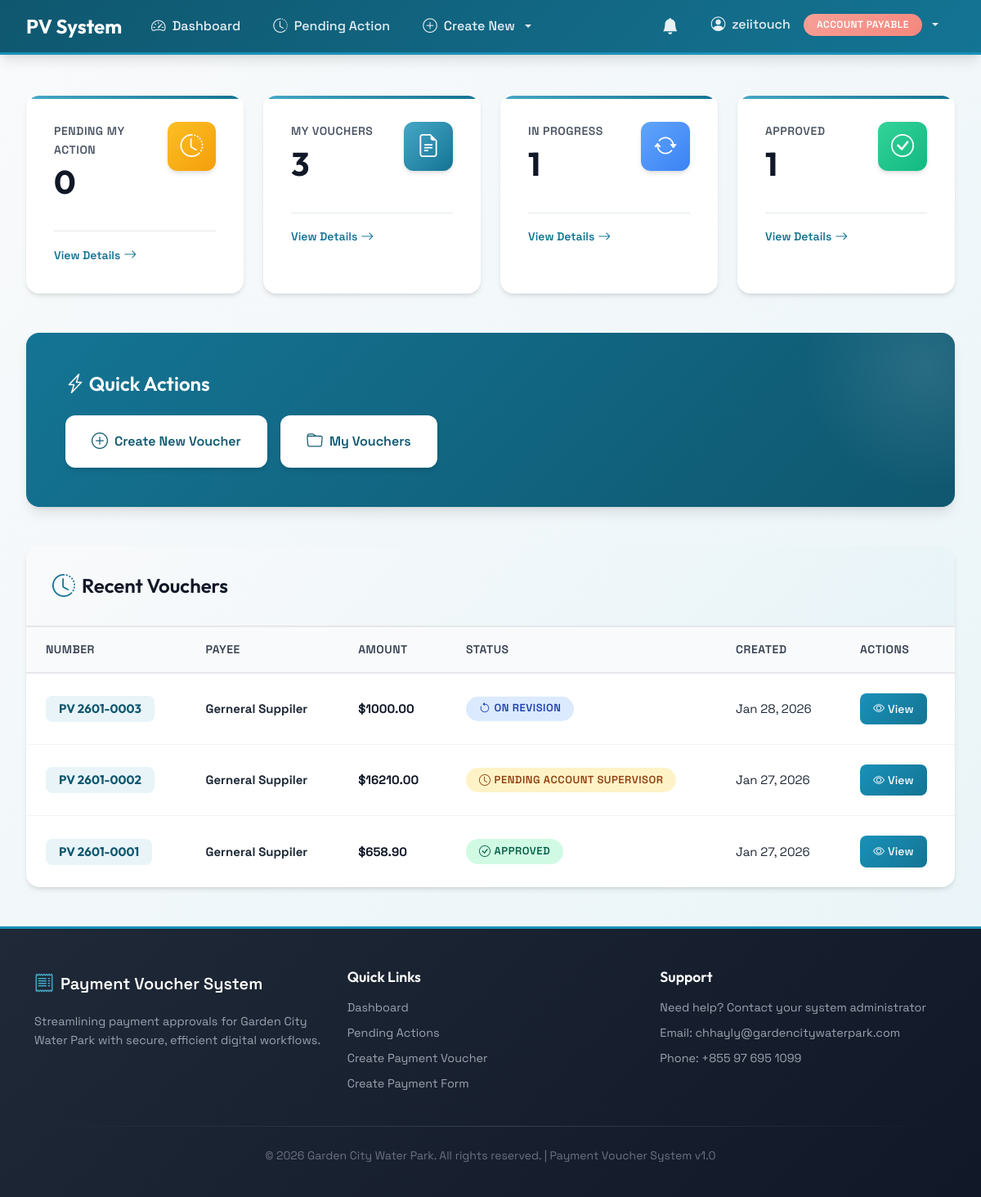
The page / (signed in) on the database as committed earlier.
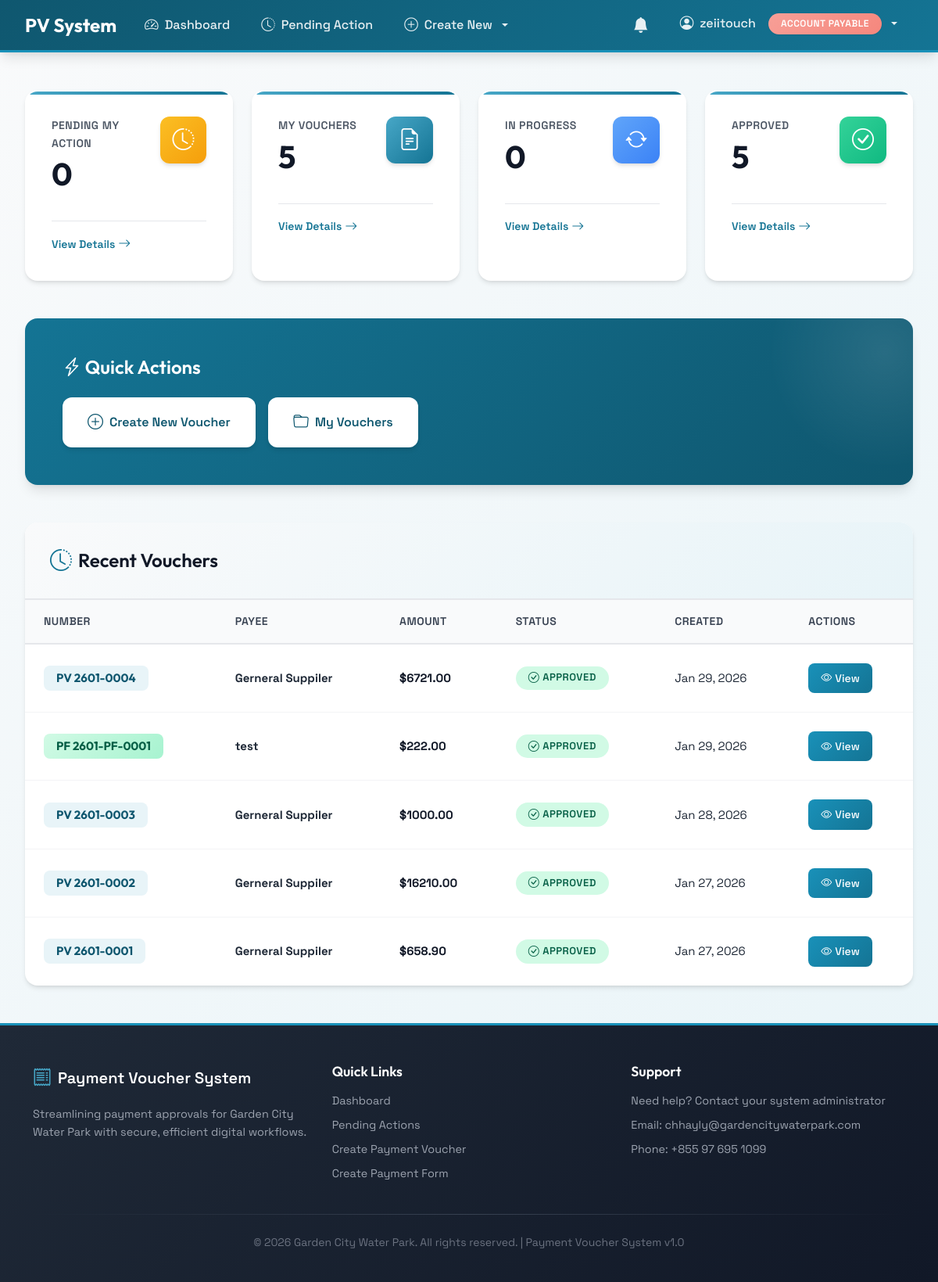
The same page on the database as committed later.
### vouchers/models.py (models this page shows, shortened)
class PaymentVoucher(models.Model):
    STATUS_CHOICES = [
        ('DRAFT', 'Draft'),
        ('PENDING_L2', 'Pending Account Supervisor'),
        ('PENDING_L3', 'Pending Finance Manager'),
        ('PENDING_L4', 'Pending General Manager'),
        ('PENDING_L5', 'Pending Managing Director'),
        ('ON_REVISION', 'On Revision'),
        ('APPROVED', 'Approved'),
        ('REJECTED', 'Rejected'),
    ]
    pv_number = models.CharField(
        max_length=20,
        unique=True,
        null=True,
        blank=True,
        help_text="Auto-generated PV number in format YYMM-NNNN"
    )
    status = models.CharField(
        max_length=20,
        choices=STATUS_CHOICES,
        default='DRAFT'
    )
    created_by = models.ForeignKey(
        settings.AUTH_USER_MODEL,
        on_delete=models.PROTECT,
        related_name='vouchers_created'
    )
    created_at = models.DateTimeField(auto_now_add=True)
    updated_at = models.DateTimeField(auto_now=True)
    submitted_at = models.DateTimeField(null=True, blank=True)
    payee_name = models.CharField(max_length=200)
    payment_date = models.DateField()
    bank_name = models.CharField(max_length=100)
    bank_account = models.CharField(max_length=50)
    requires_md_approval = models.BooleanField(
        default=False,
        help_text="Set by GM: whether MD approval is required"
    )
    current_approver = models.ForeignKey(
        settings.AUTH_USER_MODEL,
        on_delete=models.SET_NULL,
        null=True,
        blank=True,
        related_name='vouchers_pending'
    )
    class Meta:
        ordering = ['-created_at']
        indexes = [
            models.Index(fields=['pv_number']),
            models.Index(fields=['status', 'current_approver']),
            models.Index(fields=['created_at']),
        ]
    def calculate_grand_total(self):
        return sum(item.get_total() for item in self.line_items.all())

class VoucherLineItem(models.Model):
    voucher = models.ForeignKey(
        PaymentVoucher,
        on_delete=models.CASCADE,
        related_name='line_items'
    )
    line_number = models.PositiveIntegerField()
    description = models.TextField()
    department = models.ForeignKey(
        Department,
        on_delete=models.PROTECT
    )
    program = models.CharField(max_length=200, blank=True)
    amount = models.DecimalField(max_digits=12, decimal_places=2)
    vat_applicable = models.BooleanField(
        default=False,
        help_text="If checked, 10% VAT will be added"
    )
    class Meta:
        ordering = ['line_number']
        unique_together = [['voucher', 'line_number']]
    def get_total(self):
        if self.vat_applicable:
            return self.amount * Decimal('1.1')
        return self.amount

class PaymentForm(models.Model):
    STATUS_CHOICES = [
        ('DRAFT', 'Draft'),
        ('PENDING_L2', 'Pending Account Supervisor'),
        ('PENDING_L3', 'Pending Finance Manager'),
        ('PENDING_L4', 'Pending General Manager'),
        ('PENDING_L5', 'Pending Managing Director'),
        ('ON_REVISION', 'On Revision'),
        ('APPROVED', 'Approved'),
        ('REJECTED', 'Rejected'),
    ]
    pf_number = models.CharField(
        max_length=20,
        unique=True,
        null=True,
        blank=True,
        help_text="Auto-generated PF number in format YYMM-PF-NNNN"
    )
    status = models.CharField(
        max_length=20,
        choices=STATUS_CHOICES,
        default='DRAFT'
    )
    created_by = models.ForeignKey(
        settings.AUTH_USER_MODEL,
        on_delete=models.PROTECT,
        related_name='forms_created'
    )
    created_at = models.DateTimeField(auto_now_add=True)
    updated_at = models.DateTimeField(auto_now=True)
    submitted_at = models.DateTimeField(null=True, blank=True)
    payee_name = models.CharField(max_length=200)
    payment_date = models.DateField()
    bank_name = models.CharField(max_length=100)
    bank_account = models.CharField(max_length=50)
    requires_md_approval = models.BooleanField(
        default=False,
        help_text="Set by GM: whether MD approval is required"
    )
    current_approver = models.ForeignKey(
        settings.AUTH_USER_MODEL,
        on_delete=models.SET_NULL,
        null=True,
        blank=True,
        related_name='forms_pending'
    )
    class Meta:
        ordering = ['-created_at']
        indexes = [
            models.Index(fields=['pf_number']),
            models.Index(fields=['status', 'current_approver']),
            models.Index(fields=['created_at']),
        ]
    def calculate_grand_total(self):
        return sum(item.get_total() for item in self.line_items.all())

class FormLineItem(models.Model):
    payment_form = models.ForeignKey(
        PaymentForm,
        on_delete=models.CASCADE,
        related_name='line_items'
    )
    line_number = models.PositiveIntegerField()
    description = models.TextField()
    department = models.ForeignKey(
        Department,
        on_delete=models.PROTECT
    )
    program = models.CharField(max_length=200, blank=True)
    amount = models.DecimalField(max_digits=12, decimal_places=2)
    vat_applicable = models.BooleanField(
        default=False,
        help_text="If checked, 10% VAT will be added"
    )
    class Meta:
        ordering = ['line_number']
        unique_together = [['payment_form', 'line_number']]
    def get_total(self):
        if self.vat_applicable:
            return self.amount * Decimal('1.1')
        return self.amount

### dashboard/views.py (the view, shortened to what this page needs)
# urls.py: path('', views.DashboardView.as_view(), name='home'),
class DashboardView(LoginRequiredMixin, ListView):
    template_name = 'dashboard/dashboard.html'
    context_object_name = 'vouchers'
    paginate_by = 20
    def get_queryset(self):
        user = self.request.user
        doc_type = self.request.GET.get('doc_type', 'all')
        if user.is_staff:
            pv_queryset = PaymentVoucher.objects.all()
            pf_queryset = PaymentForm.objects.all()
        if doc_type == 'pv':
            combined = sorted(pv_queryset, key=attrgetter('created_at'), reverse=True)
        elif doc_type == 'pf':
            combined = sorted(pf_queryset, key=attrgetter('created_at'), reverse=True)
        else:
            combined = sorted(
                chain(pv_queryset, pf_queryset),
                key=attrgetter('created_at'),
                reverse=True
            )
        return combined
    def get_context_data(self, **kwargs):
        context = super().get_context_data(**kwargs)
        user = self.request.user
        if user.is_staff:
            pv_base = PaymentVoucher.objects.all()
            pf_base = PaymentForm.objects.all()
        context['pending_my_action'] = (
            pv_base.filter(current_approver=user).count() +
            pf_base.filter(current_approver=user).count()
        )
        context['my_vouchers'] = (
            pv_base.filter(created_by=user).count() +
            pf_base.filter(created_by=user).count()
        )
        context['in_progress'] = (
            pv_base.filter(status__startswith='PENDING').count() +
            pf_base.filter(status__startswith='PENDING').count()
        )
        context['approved_count'] = (
            pv_base.filter(status='APPROVED').count() +
            pf_base.filter(status='APPROVED').count()
        )
        return context

### accounts/context_processors.py (called while the page is built)
def pending_approvals(request):
    if request.user.is_authenticated:
        pv_count = PaymentVoucher.objects.filter(
            current_approver=request.user
        ).count()
        pf_count = PaymentForm.objects.filter(
            current_approver=request.user
        ).count()
        pending_count = pv_count + pf_count
        return {
            'pending_count': pending_count,
        }
    return {
        'pending_count': 0,
    }

### templates/dashboard/dashboard.html (shortened to what the changed rows need)
{% extends 'base.html' %}
{% block content %}
<div class="dashboard-container">
    <div class="stats-grid">
        <div class="stat-card primary">
            <div class="stat-card-header">
                <div>
                    <div class="stat-card-title">My Vouchers</div>
                    <div class="stat-card-value">{{ my_vouchers }}</div>
                </div>
            </div>
        </div>
        <div class="stat-card info">
            <div class="stat-card-header">
                <div>
                    <div class="stat-card-title">In Progress</div>
                    <div class="stat-card-value">{{ in_progress }}</div>
                </div>
            </div>
        </div>
        <div class="stat-card success">
            <div class="stat-card-header">
                <div>
                    <div class="stat-card-title">Approved</div>
                    <div class="stat-card-value">{{ approved_count }}</div>
                </div>
            </div>
        </div>
    </div>
    <div class="vouchers-card">
        <div class="vouchers-card-header">
            <h2 class="vouchers-card-title">
                <i class="bi bi-clock-history"></i>
                <span>Recent Vouchers</span>
            </h2>
        </div>
        <div class="vouchers-card-body">
            {% if vouchers %}
            <div class="table-container">
                <table class="modern-table">
                    <thead>
                        <tr>
                            <th>Number</th>
                            <th>Payee</th>
                            <th>Amount</th>
                            <th>Status</th>
                            <th>Created</th>
                            <th>Actions</th>
                        </tr>
                    </thead>
                    <tbody>
                        {% for voucher in vouchers %}
                        <tr>
                            <td>
                                {% if voucher.pf_number %}
                                    <span class="pv-number" style="background: linear-gradient(135deg, #d1fae5 0%, #a7f3d0 100%); color: #065f46;">
                                        PF {{ voucher.pf_number|default:"DRAFT" }}
                                    </span>
                                {% else %}
                                    <span class="pv-number">
                                        PV {{ voucher.pv_number|default:"DRAFT" }}
                                    </span>
                                {% endif %}
                            </td>
                            <td>
                                <strong>{{ voucher.payee_name }}</strong>
                            </td>
                            <td>
                                <strong style="color: var(--gray-900);">${{ voucher.calculate_grand_total|floatformat:2 }}</strong>
                            </td>
                            <td>
                                {% if voucher.status == 'DRAFT' %}
                                    <span class="status-badge draft">
                                        <i class="bi bi-pencil"></i> {{ voucher.get_status_display }}
                                    </span>
                                {% elif voucher.status == 'APPROVED' %}
                                    <span class="status-badge approved">
                                        <i class="bi bi-check-circle"></i> {{ voucher.get_status_display }}
                                    </span>
                                {% elif voucher.status == 'REJECTED' %}
                                    <span class="status-badge rejected">
                                        <i class="bi bi-x-circle"></i> {{ voucher.get_status_display }}
                                    </span>
                                {% elif voucher.status == 'ON_REVISION' %}
                                    <span class="status-badge revision">
                                        <i class="bi bi-arrow-counterclockwise"></i> {{ voucher.get_status_display }}
                                    </span>
                                {% else %}
                                    <span class="status-badge pending">
                                        <i class="bi bi-clock"></i> {{ voucher.get_status_display }}
                                    </span>
                                {% endif %}
                            </td>
                            <td>{{ voucher.created_at|date:"M d, Y" }}</td>
                            <td>
                                {% if voucher.pf_number %}
                                    <a href="{% url 'vouchers:pf_detail' voucher.pk %}" class="view-btn">
                                        <i class="bi bi-eye"></i>
                                        <span>View</span>
                                    </a>
                                {% else %}
                                    <a href="{% url 'vouchers:detail' voucher.pk %}" class="view-btn">
                                        <i class="bi bi-eye"></i>
                                        <span>View</span>
                                    </a>
                                {% endif %}
                            </td>
                        </tr>
                        {% endfor %}
                    </tbody>
                </table>
            </div>
            {% else %}
            <div class="empty-state">
                <i class="bi bi-inbox"></i>
                <p>No vouchers found. {% if user.role_level == 1 %}Create your first voucher to get started!{% endif %}</p>
            </div>
            {% endif %}
        </div>
    </div>
</div>
{% endblock %}

Rows that differ between the two databases and show on the page:
added PaymentVoucher: pv_number "2601-0004", payee_name "Gerneral Suppiler", calculate_grand_total "6721.00", status "APPROVED", created_at "Jan 29, 2026", shows "View"
added PaymentForm: pf_number "2601-PF-0001", payee_name "test", calculate_grand_total "222.00", status "APPROVED", created_at "Jan 29, 2026", shows "View"
changed PaymentVoucher "Jan 28, 2026": status "ON REVISION" → "APPROVED"
changed PaymentVoucher (number 3 of 4 on the later page): status "PENDING ACCOUNT SUPERVISOR" → "APPROVED"
Other text that changed with them:
{{ my_vouchers }}: "3" → "5"
{{ in_progress }}: "1" → "0"
{{ approved_count }}: "1" → "5"
